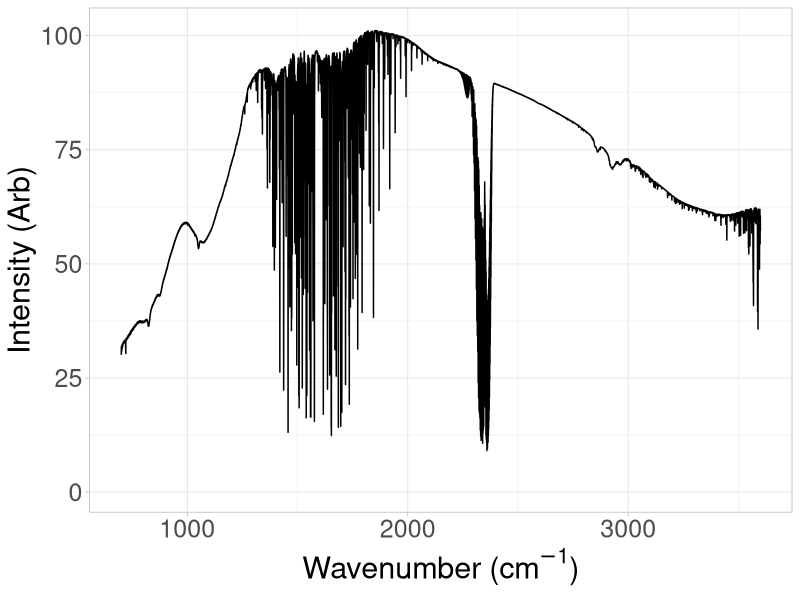
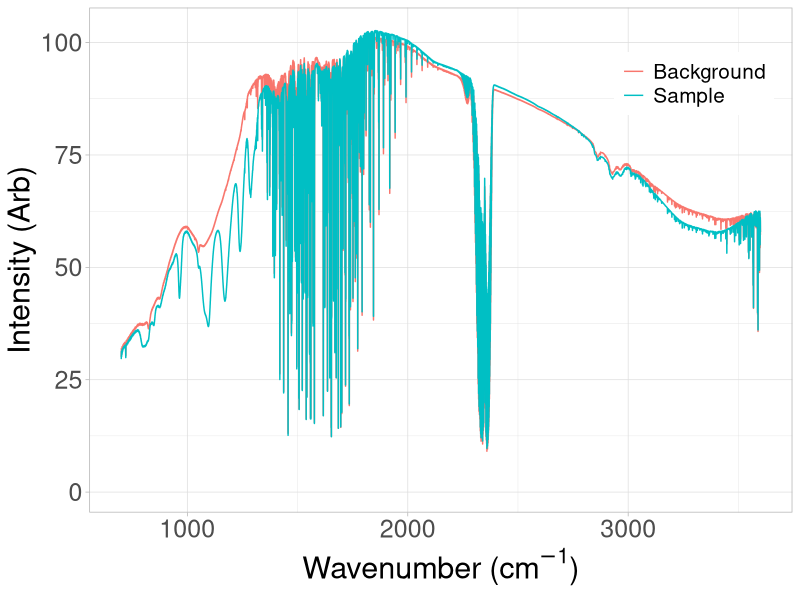
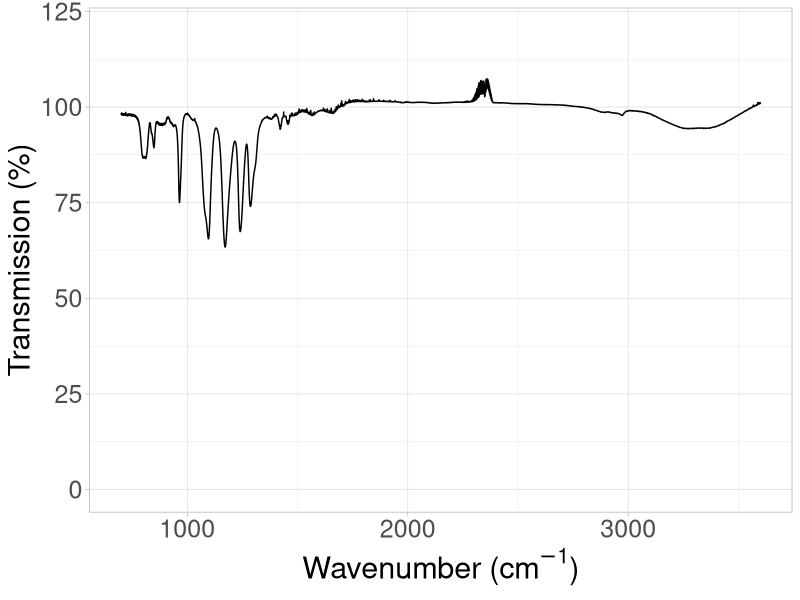

Source code (R) for these figures, in order:
## ---- chunk 1
library(ggplot2)
library(tidyr)
Background <- read.csv("Spectrum2.csv")
Sample <- read.csv("Spectrum3.csv")
## ---- chunk 2

ggplot(Background, aes(x=Wavenumber, y=Intensity)) +
geom_line() + 
xlab(expression(paste("Wavenumber (", cm^-1, ")"))) +
ylab("Intensity (Arb)") +
#ggtitle("Example Background Spectrum") +
xlim(700, 3600) + 
theme_light() + 
theme(axis.text.x = element_text(size=18),
        axis.text.y = element_text(size=18),
      title=element_text(size=22))
      
## ---- chunk 3


data <- data.frame(x = Background$Wavenumber, 
                   Background = Background$Intensity, 
                   Sample = Sample$Intensity)

data %>%
  gather(key, value, Background, Sample) %>%
  ggplot(aes(x=x, y=value, colour=key)) +
  geom_line() + 
  xlab(expression(paste("Wavenumber (", cm^-1, ")"))) +
  ylab("Intensity (Arb)") +
  #ggtitle("Example Background Spectrum") +
  xlim(700, 3600) + 
  theme_light() + 
  theme(axis.text.x = element_text(size=18),
          axis.text.y = element_text(size=18),
        legend.text=element_text(size=15),
        title=element_text(size=22),
        legend.position = c(0.86, 0.85),
        legend.title = element_blank())

## ---- chunk 4

ggplot(data, aes(x=x, y=Sample*100/Background)) +
geom_line() + 
xlab(expression(paste("Wavenumber (", cm^-1, ")"))) +
ylab("Transmission (%)") +
#ggtitle("Example Background Spectrum") +
xlim(700, 3600) + 
ylim(0, 120) + 
theme_light() + 
theme(axis.text.x = element_text(size=18),
        axis.text.y = element_text(size=18),
      title=element_text(size=22))
      
